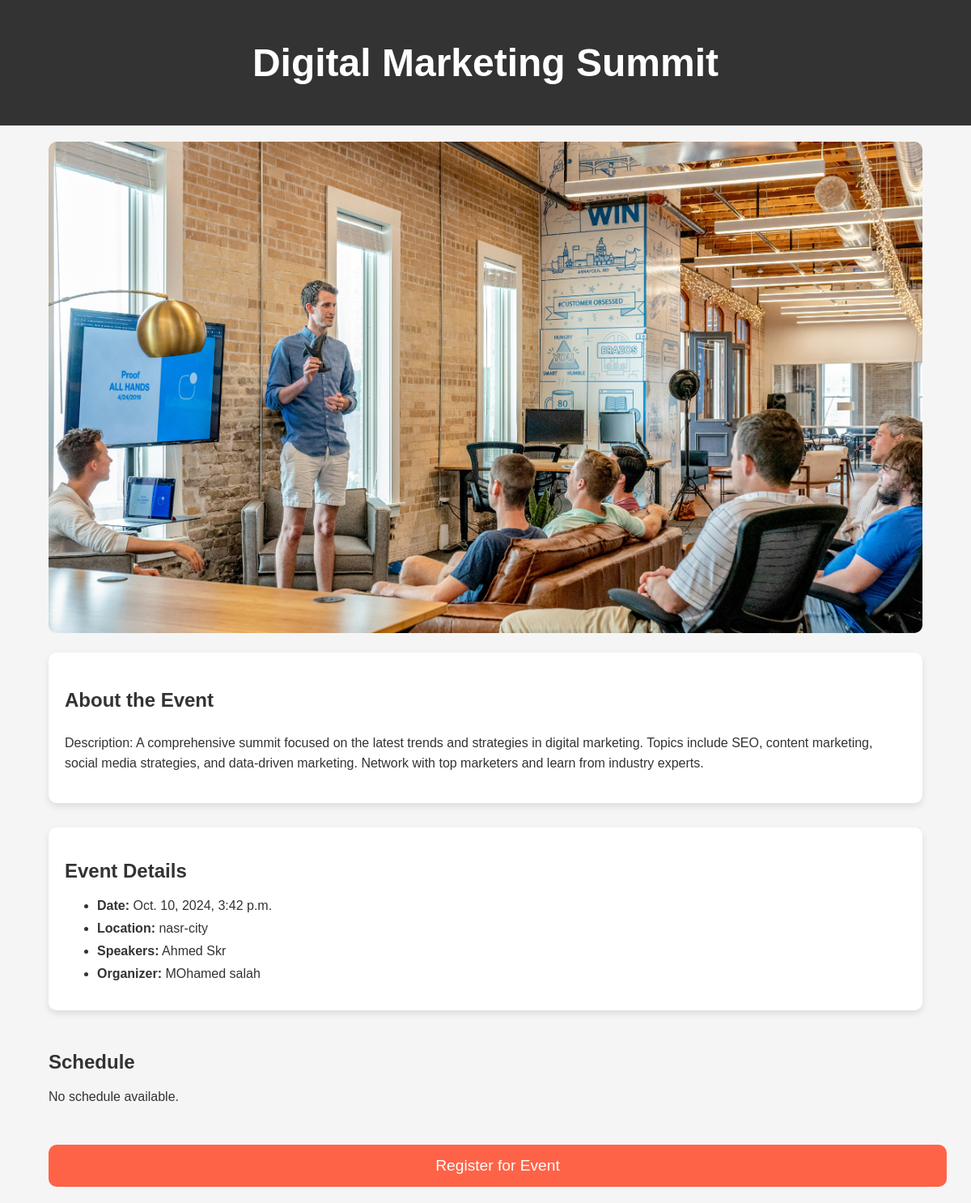
The app's page /event/10/ with its own data.
### events/models.py (models this page shows, shortened)
class Event(models.Model):
    title = models.CharField(max_length=100)
    description = models.TextField()
    date = models.DateTimeField()
    location = models.CharField(max_length=255)
    image = models.ImageField(upload_to='event_images/', blank=True, null=True)
    Speakers = models.CharField(max_length=255, default='Yossef mohamed')
    organizer = models.CharField(max_length=200, default='MOhamed salah')

### events/views.py (the view)
# urls.py: path('event/<int:event_id>/', views.event_detail, name='event_detail'),
def event_detail(request, event_id):
    event = get_object_or_404(Event, id=event_id)
    return render(request, 'events/event_detail.html', {'event': event})

### templates/events/event_detail.html (shortened to what this page needs)
<!DOCTYPE html>
<html lang="en">
<head>
</head>
<body>
    <div class="header">
        <h1>{{ event.title }}</h1>
    </div>
    <div class="container">
        {% if event.image %}
            <img class="event-image" src="{{ event.image.url }}" alt="{{ event.title }}">
        {% endif %}
        <div class="event-info">
            <div class="event-description">
                <h2>About the Event</h2>
                <p>{{ event.description }}</p>
            </div>
            <div class="event-details">
                <h2>Event Details</h2>
                <ul>
                    <li><span>Date:</span> {{ event.date }}</li>
                    <li><span>Location:</span> {{ event.location }}</li>
                    <li><span>Speakers:</span> {{ event.Speakers }}</li>
                    <li><span>Organizer:</span> {{ event.organizer }}</li>
                </ul>
            </div>
        </div>
        <div class="event-schedule">
            <h2>Schedule</h2>
            {% if event.schedule %}
                {% for item in event.schedule %}
                    <div class="schedule-item">
                        <h3>{{ item.time }} - {{ item.activity }}</h3>
                        <p>{{ item.description }}</p>
                    </div>
                {% endfor %}
            {% else %}
                <p>No schedule available.</p>
            {% endif %}
        </div>
        <a href="{% url 'register_for_event' event.id %}" class="register-button">Register for Event</a>
    </div>
</body>
</html>

### templates/events/event_detail.html (style rules this page uses)
body { font-family: Arial, sans-serif; margin: 0; padding: 0; background-color: #f5f5f5; color: #333; }
.container { width: 90%; max-width: 1200px; margin: 0 auto; padding: 20px; }
.header { text-align: center; padding: 50px 0; background: #333; color: #fff; }
.header h1 { margin: 0; font-size: 3em; }
.event-image { width: 100%; height: auto; border-radius: 10px; margin-bottom: 20px; }
.event-info { display: flex; flex-wrap: wrap; gap: 30px; margin-bottom: 50px; }
.event-info > div { flex: 1 1 45%; background: #fff; padding: 20px; border-radius: 10px; box-shadow: 0 4px 8px rgba(0, 0, 0, 0.1); }
.event-description { line-height: 1.6; }
.event-details { list-style: none; padding: 0; margin: 0; }
.event-details li { margin-bottom: 10px; }
.event-details li span { font-weight: bold; }
.event-schedule { margin-bottom: 50px; }
.event-schedule h2 { margin-bottom: 20px; }
.register-button { display: block; width: 100%; text-align: center; padding: 15px; background: #ff6347; color: #fff; font-size: 1.2em; text-decoration: none; border-radius: 10px; transition: background 0.3s ease; }

### records on screen
Event: title "Digital Marketing Summit", image (picture), description "Description: A comprehensive summit focused on the latest trends and strategies in digital marketing. Topics include SEO, content marketing, social media strategies, and data-driven marketing. Network with top marketers and learn from industry experts.", date "Oct. 10, 2024, 3:42 p.m.", location "nasr-city", Speakers "Ahmed Skr", organizer "MOhamed salah"
